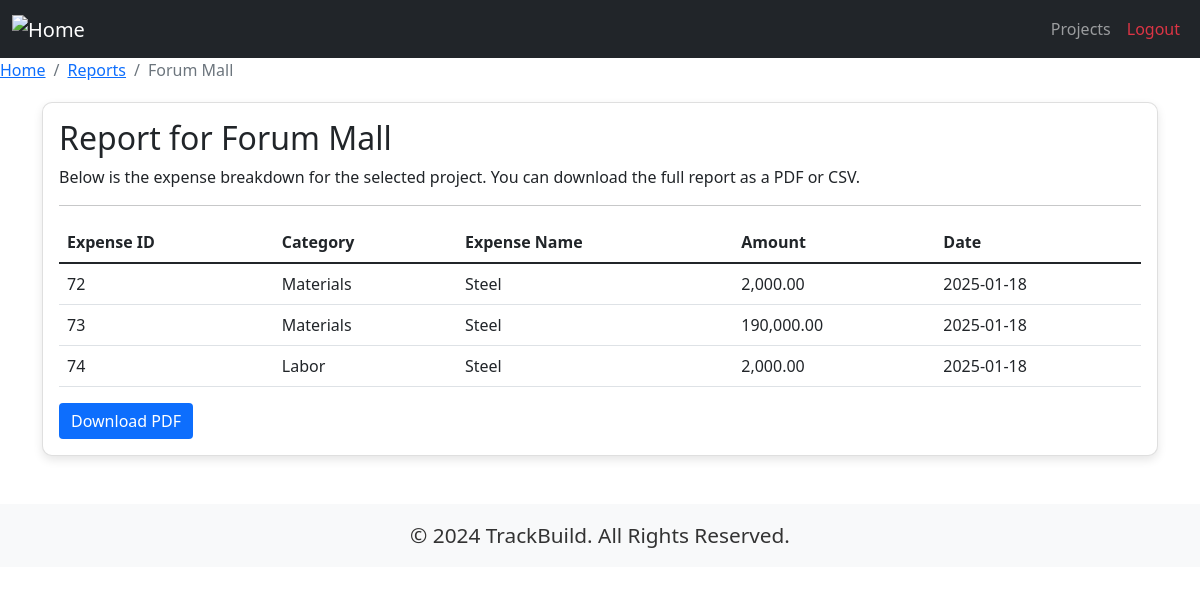
/views/reports/generate_report.php?project_id=36 (signed in), run on the app's committed database.
### tables this page shows
CREATE TABLE `projects` (
  `id` int(11) NOT NULL,
  `user_id` int(11) NOT NULL,
  `project_name` varchar(255) NOT NULL,
  `description` text DEFAULT NULL,
  `land_area` float NOT NULL,
  `budget` float DEFAULT NULL,
  `duration` int(11) NOT NULL,
  `address` text DEFAULT NULL,
  `document` varchar(255) NOT NULL,
  `created_at` timestamp NOT NULL DEFAULT current_timestamp(),
  `engineer_id` int(11) NOT NULL,
  `client_id` int(11) NOT NULL
);

CREATE TABLE `expenses` (
  `id` int(11) NOT NULL,
  `project_id` int(11) NOT NULL,
  `expense_name` text DEFAULT NULL,
  `category` varchar(255) NOT NULL,
  `amount` decimal(10,2) NOT NULL,
  `description` text DEFAULT NULL,
  `date` date NOT NULL
);

### views/reports/generate_report.php (the view, shortened to what this page needs)
<?php
require_once '../../config/db.php';
$project_id = intval($_GET['project_id']);
$user_id = $_SESSION['user_id'];
try {
    $stmt = $conn->prepare("SELECT * FROM projects WHERE id = :project_id AND user_id = :user_id");
    $stmt->bindParam(':project_id', $project_id, PDO::PARAM_INT);
    $stmt->bindParam(':user_id', $user_id, PDO::PARAM_INT);
    $stmt->execute();
    $project = $stmt->fetch(PDO::FETCH_ASSOC);
    $stmt = $conn->prepare("SELECT * FROM expenses WHERE project_id = :project_id");
    $stmt->bindParam(':project_id', $project_id, PDO::PARAM_INT);
    $stmt->execute();
    $expenses = $stmt->fetchAll(PDO::FETCH_ASSOC);
} catch (PDOException $e) {
    die("Error: " . $e->getMessage());
}
?>
<!DOCTYPE html>
<html lang="en">
<head>
    <link href="https://cdn.jsdelivr.net/npm/bootstrap@5.1.3/dist/css/bootstrap.min.css" rel="stylesheet">
</head>
<body>
    <nav class="navbar navbar-expand-lg navbar-dark bg-dark">
        <div class="container-fluid">
            <a class="navbar-brand" href="../engineer_dashboard.php">
                <img src="../../assets/home-icon.png" alt="Home" class="home-icon">
            </a>
            <div class="collapse navbar-collapse" id="navbarNav">
                <ul class="navbar-nav ms-auto">
                    <li class="nav-item">
                        <a class="nav-link" href="../projects/engineer_project_list.php">Projects</a>
                    </li>
                    <li class="nav-item">
                        <a class="nav-link text-danger" href="../../logout.php">Logout</a>
                    </li>
                </ul>
            </div>
        </div>
    </nav>
    <nav aria-label="breadcrumb">
        <ol class="breadcrumb">
            <li class="breadcrumb-item"><a href="../engineer_dashboard.php">Home</a></li>
            <li class="breadcrumb-item"><a href="report_dashboard.php">Reports</a></li>
            <li class="breadcrumb-item active" aria-current="page"><?= htmlspecialchars($project['project_name']) ?>
            </li>
        </ol>
    </nav>
    <div class="container">
        <div class="card">
            <div class="card-body">
                <h2 class="card-title">Report for <?= htmlspecialchars($project['project_name']) ?></h2>
                <p class="card-text">Below is the expense breakdown for the selected project. You can download the full
                    report as a PDF or CSV.</p>
                <hr>
                <div class="table-responsive">
                    <table class="table table-hover">
                        <thead>
                            <tr>
                                <th>Expense ID</th>
                                <th>Category</th>
                                <th>Expense Name</th>
                                <th>Amount</th>
                                <th>Date</th>
                            </tr>
                        </thead>
                        <tbody>
                            <?php foreach ($expenses as $expense): ?>
                                <tr>
                                    <td><?= $expense['id'] ?></td>
                                    <td><?= htmlspecialchars($expense['category']) ?></td>
                                    <td><?= htmlspecialchars($expense['expense_name'] ?? 'N/A') ?></td>
                                    <td><?= number_format($expense['amount'], 2) ?></td>
                                    <td><?= htmlspecialchars($expense['date']) ?></td>
                                </tr>
                            <?php endforeach; ?>
                        </tbody>
                    </table>
                </div>
                <div class="d-flex justify-content-start gap-3">
                    <form action="download_report.php" method="GET" target="_blank">
                        <button type="submit" class="btn btn-primary">Download PDF</button>
                    </form>
                </div>
            </div>
        </div>
    </div>
    <?php include '../../includes/footer.php'; ?>
</body>
</html>

### views/reports/generate_report.php (style rules this page uses)
.home-icon { width: 40px; height: 40px; }
.card { border-radius: 10px; margin-top: 20px; box-shadow: 0 4px 10px rgba(0, 0, 0, 0.1); }
.btn-primary, .btn-success { border: none; transition: background-color 0.2s ease-in-out, transform 0.2s ease-in-out; }

### data on the page
projects: project_name "Forum Mall"
expenses: id "72", category "Materials", expense_name "Steel", amount "2,000.00", date "2025-01-18"
expenses: id "73", category "Materials", expense_name "Steel", amount "190,000.00", date "2025-01-18"
expenses: id "74", category "Labor", expense_name "Steel", amount "2,000.00", date "2025-01-18"
